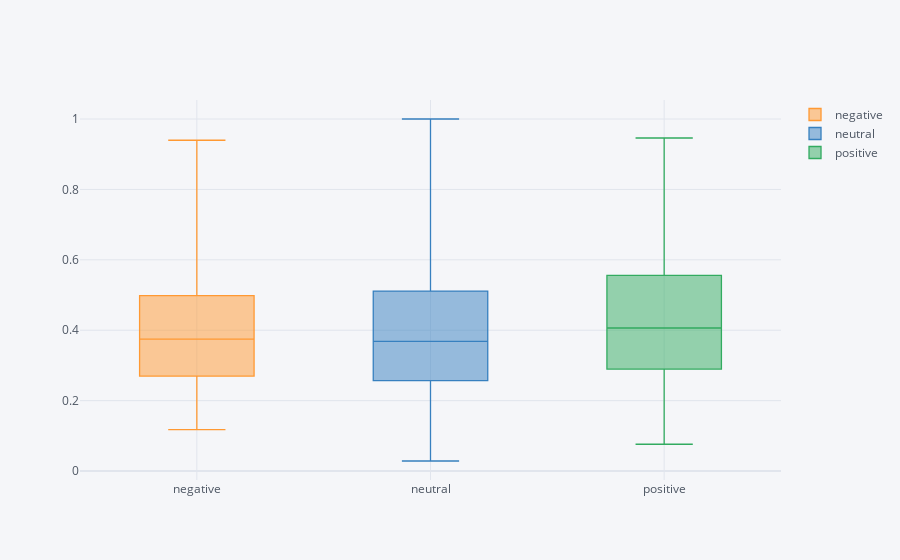

The cell this chart's notebook holds for it:
### Markdown cell above
## Number of Characters

### Code cell
df['nr_of_char'] = df['News Headline'].str.len()
df['nr_of_char'] = df['nr_of_char'] / df['nr_of_char'].max()
df[['Sentiment', 'nr_of_char']].pivot(columns = 'Sentiment', values = 'nr_of_char').iplot(kind = 'box')

### Figure 1 — Plotly figure (JSON) as saved in the notebook; plotly's stock layout.template omitted (floating-point values rounded to 4 significant figures; data arrays with more than 128 entries replaced by an {"elided": "..."} marker saying what was removed)
{"data": [{"boxpoints": false, "line": {"width": 1.3}, "marker": {"color": "rgba(255, 153, 51, 1.0)"}, "name": "negative", "orientation": "v", "type": "box", "y": {"elided": "4840 float values"}}, {"boxpoints": false, "line": {"width": 1.3}, "marker": {"color": "rgba(55, 128, 191, 1.0)"}, "name": "neutral", "orientation": "v", "type": "box", "y": {"elided": "4840 float values"}}, {"boxpoints": false, "line": {"width": 1.3}, "marker": {"color": "rgba(50, 171, 96, 1.0)"}, "name": "positive", "orientation": "v", "type": "box", "y": {"elided": "4840 float values"}}], "layout": {"legend": {"bgcolor": "#F5F6F9", "font": {"color": "#4D5663"}}, "paper_bgcolor": "#F5F6F9", "plot_bgcolor": "#F5F6F9", "title": {"font": {"color": "#4D5663"}}, "xaxis": {"gridcolor": "#E1E5ED", "showgrid": true, "tickfont": {"color": "#4D5663"}, "title": {"font": {"color": "#4D5663"}, "text": ""}, "zerolinecolor": "#E1E5ED"}, "yaxis": {"gridcolor": "#E1E5ED", "showgrid": true, "tickfont": {"color": "#4D5663"}, "title": {"font": {"color": "#4D5663"}, "text": ""}, "zerolinecolor": "#E1E5ED"}}}
